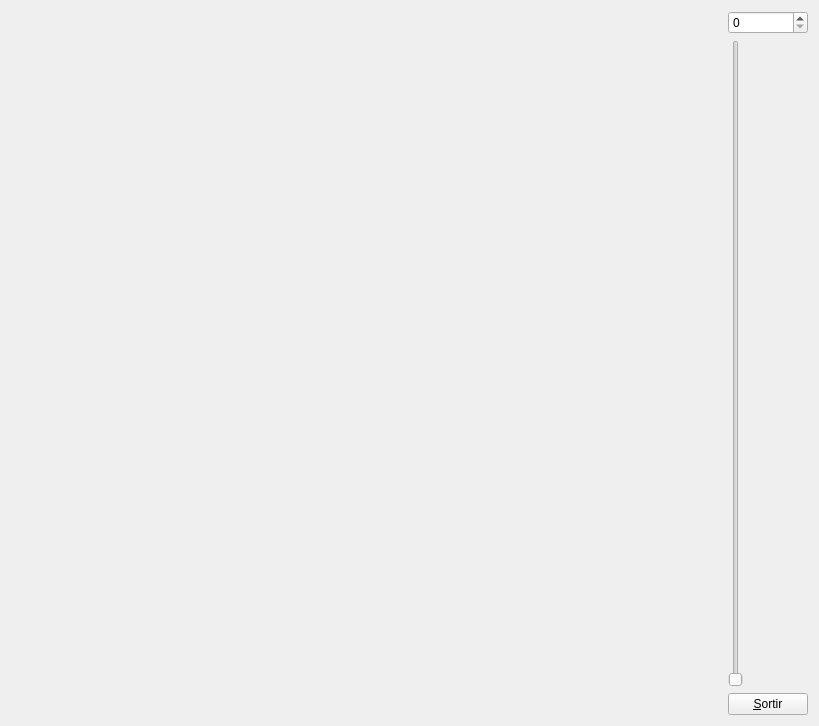
<?xml version="1.0" encoding="UTF-8"?>
<ui version="4.0">
 <class>MyForm</class>
 <widget class="QWidget" name="MyForm">
  <property name="geometry">
   <rect>
    <x>0</x>
    <y>0</y>
    <width>819</width>
    <height>726</height>
   </rect>
  </property>
  <property name="windowTitle">
   <string>IDI-Lab</string>
  </property>
  <layout class="QHBoxLayout" name="horizontalLayout">
   <item>
    <widget class="MyGLWidget" name="widget" native="true">
     <property name="sizePolicy">
      <sizepolicy hsizetype="Expanding" vsizetype="Expanding">
       <horstretch>0</horstretch>
       <verstretch>0</verstretch>
      </sizepolicy>
     </property>
    </widget>
   </item>
   <item>
    <layout class="QVBoxLayout" name="verticalLayout">
     <item>
      <widget class="QSpinBox" name="spinBox"/>
     </item>
     <item>
      <widget class="QSlider" name="verticalSlider">
       <property name="orientation">
        <enum>Qt::Vertical</enum>
       </property>
      </widget>
     </item>
     <item>
      <widget class="QPushButton" name="pushButton">
       <property name="sizePolicy">
        <sizepolicy hsizetype="Fixed" vsizetype="Fixed">
         <horstretch>0</horstretch>
         <verstretch>0</verstretch>
        </sizepolicy>
       </property>
       <property name="text">
        <string>&amp;Sortir</string>
       </property>
      </widget>
     </item>
    </layout>
   </item>
  </layout>
 </widget>
 <customwidgets>
  <customwidget>
   <class>MyGLWidget</class>
   <extends>QWidget</extends>
   <header location="global">MyGLWidget.h</header>
   <container>1</container>
   <slots>
    <slot>canviaFOV(int)</slot>
   </slots>
  </customwidget>
 </customwidgets>
 <resources/>
 <connections>
  <connection>
   <sender>pushButton</sender>
   <signal>clicked()</signal>
   <receiver>MyForm</receiver>
   <slot>close()</slot>
   <hints>
    <hint type="sourcelabel">
     <x>808</x>
     <y>715</y>
    </hint>
    <hint type="destinationlabel">
     <x>839</x>
     <y>529</y>
    </hint>
   </hints>
  </connection>
  <connection>
   <sender>verticalSlider</sender>
   <signal>valueChanged(int)</signal>
   <receiver>widget</receiver>
   <slot>canviaFOV(int)</slot>
   <hints>
    <hint type="sourcelabel">
     <x>734</x>
     <y>412</y>
    </hint>
    <hint type="destinationlabel">
     <x>700</x>
     <y>414</y>
    </hint>
   </hints>
  </connection>
  <connection>
   <sender>spinBox</sender>
   <signal>valueChanged(int)</signal>
   <receiver>verticalSlider</receiver>
   <slot>setValue(int)</slot>
   <hints>
    <hint type="sourcelabel">
     <x>786</x>
     <y>32</y>
    </hint>
    <hint type="destinationlabel">
     <x>740</x>
     <y>121</y>
    </hint>
   </hints>
  </connection>
 </connections>
</ui>
